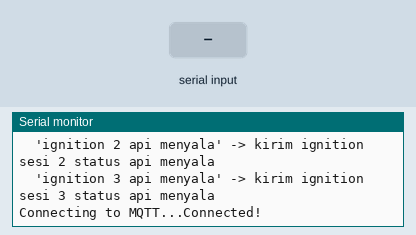
A sketch run on a simulated ESP32. Shown: the last lines printed to the serial monitor. The test bench sets the inputs (shaded band). WiFi joins after 1.5 s; servers stay silent unless stated; no MQTT or app messages arrive unless stated.

Above: at 3.7 s.
3.8 s: "set\n" received over Serial
At 4.9 s:
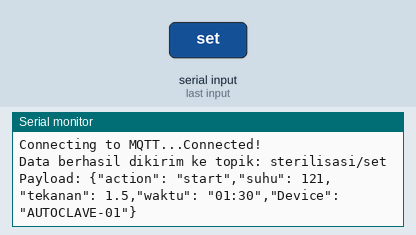
5.3 s: "countdown\n" received over Serial
At 6.0 s:
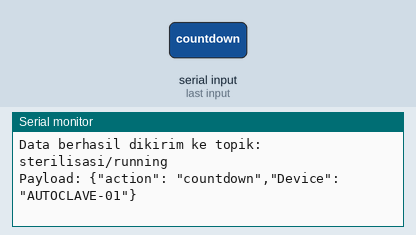
6.8 s: "running\n" received over Serial
At 7.1 s:
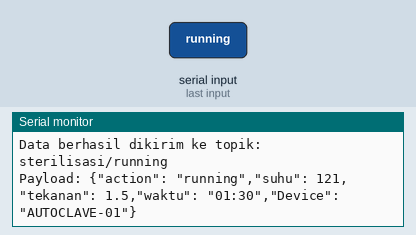
8.3 s: "finish\n" received over Serial
At 9.5 s:
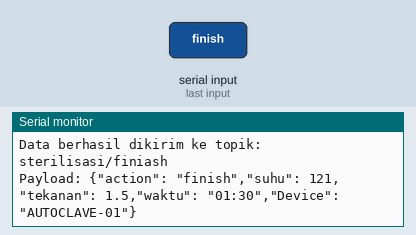
9.8 s: "ignition 1 prosesing\n" received over Serial
At 10.6 s:
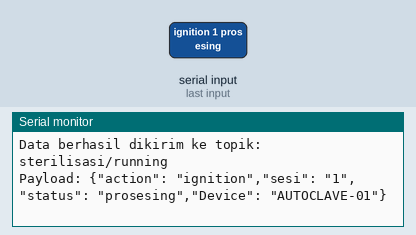

Measured:
- after the input at 3.8 s, the serial monitor: prints a new line at once (image 1)
- after the input at 5.3 s, the serial monitor: prints a new line at once (image 2)
- after the input at 6.8 s, the serial monitor: prints a new line at once (image 3)
- after the input at 8.3 s, the serial monitor: prints a new line at once (image 4)
- after the input at 9.8 s, the serial monitor: prints a new line at once (image 5)

The sketch:

MQTT.ino
```cpp
#include <WiFi.h>
#include <PubSubClient.h>

// ================= WIFI =================
const char* ssid = "Margin Atas";
const char* password = "Marginescape*";

// ================= MQTT =================
const char* mqtt_server = "broker.hivemq.com";
const int mqtt_port = 1883;
const char* mqtt_topic_1 = "sterilisasi/set";
const char* mqtt_topic_2 = "sterilisasi/running";
const char* mqtt_topic_3 = "sterilisasi/finiash";

WiFiClient espClient;
PubSubClient client(espClient);

// ================= CONNECT WIFI =================
void setup_wifi() {
  delay(1000);
  Serial.println("Connecting to WiFi...");
  WiFi.begin(ssid, password);
  while (WiFi.status() != WL_CONNECTED) {
    delay(500);
    Serial.print(".");
  }
  Serial.println("\nWiFi Connected!");
}

// ================= MQTT RECONNECT =================
void reconnect() {
  while (!client.connected()) {
    Serial.print("Connecting to MQTT...");
    if (client.connect("ESP32_Serial_Test")) {
      Serial.println("Connected!");
    } else {
      Serial.print("Failed, rc=");
      Serial.print(client.state());
      Serial.println(" coba lagi...");
      delay(2000);
    }
  }
}

// ================= FUNGSI PUBLISH IGNITION =================
void publishIgnition(String sesi, String status) {
  String data = "{";
  data += "\"action\": \"ignition\",";
  data += "\"sesi\": \"" + sesi + "\",";
  data += "\"status\": \"" + status + "\",";
  data += "\"Device\": \"AUTOCLAVE-01\"";
  data += "}";

  if (client.publish(mqtt_topic_2, data.c_str())) {
    Serial.println("Data berhasil dikirim ke topik: " + String(mqtt_topic_2));
    Serial.println("Payload: " + data);
  } else {
    Serial.println("Gagal mengirim data!");
  }
}

void setup() {
  Serial.begin(115200);
  setup_wifi();
  client.setServer(mqtt_server, mqtt_port);
  Serial.println("\nPerintah tersedia:");
  Serial.println("  'set'                    -> kirim data start ke sterilisasi/set");
  Serial.println("  'countdown'              -> kirim data countdown ke sterilisasi/running");
  Serial.println("  'running'                -> kirim data running ke sterilisasi/running");
  Serial.println("  'ignition 1 prosesing'   -> kirim ignition sesi 1 status prosesing");
  Serial.println("  'ignition 2 prosesing'   -> kirim ignition sesi 2 status prosesing");
  Serial.println("  'ignition 3 prosesing'   -> kirim ignition sesi 3 status prosesing");
  Serial.println("  'ignition 1 api menyala' -> kirim ignition sesi 1 status api menyala");
  Serial.println("  'ignition 2 api menyala' -> kirim ignition sesi 2 status api menyala");
  Serial.println("  'ignition 3 api menyala' -> kirim ignition sesi 3 status api menyala");
}

void loop() {
  if (!client.connected()) {
    reconnect();
  }
  client.loop();

  // ================= BACA SERIAL =================
  if (Serial.available()) {
    String perintah = Serial.readStringUntil('\n');
    perintah.trim();

    // ================= PERINTAH: set =================
    if (perintah == "set") {
      String data = "{";
      data += "\"action\": \"start\",";
      data += "\"suhu\": 121,";
      data += "\"tekanan\": 1.5,";
      data += "\"waktu\": \"01:30\",";
      data += "\"Device\": \"AUTOCLAVE-01\"";
      data += "}";

      if (client.publish(mqtt_topic_1, data.c_str())) {
        Serial.println("Data berhasil dikirim ke topik: " + String(mqtt_topic_1));
        Serial.println("Payload: " + data);
      } else {
        Serial.println("Gagal mengirim data!");
      }
    }

    // ================= PERINTAH: countdown =================
    else if (perintah == "countdown") {
      String data = "{";
      data += "\"action\": \"countdown\",";
      data += "\"Device\": \"AUTOCLAVE-01\"";
      data += "}";

      if (client.publish(mqtt_topic_2, data.c_str())) {
        Serial.println("Data berhasil dikirim ke topik: " + String(mqtt_topic_2));
        Serial.println("Payload: " + data);
      } else {
        Serial.println("Gagal mengirim data!");
      }
    }

    // ================= PERINTAH: running =================
    else if (perintah == "running") {
      String data = "{";
      data += "\"action\": \"running\",";
      data += "\"suhu\": 121,";
      data += "\"tekanan\": 1.5,";
      data += "\"waktu\": \"01:30\",";
      data += "\"Device\": \"AUTOCLAVE-01\"";
      data += "}";

      if (client.publish(mqtt_topic_2, data.c_str())) {
        Serial.println("Data berhasil dikirim ke topik: " + String(mqtt_topic_2));
        Serial.println("Payload: " + data);
      } else {
        Serial.println("Gagal mengirim data!");
      }
    }
    // ================= PERINTAH: finish =================
    else if (perintah == "finish") {
      String data = "{";
      data += "\"action\": \"finish\",";
      data += "\"suhu\": 121,";
      data += "\"tekanan\": 1.5,";
      data += "\"waktu\": \"01:30\",";
      data += "\"Device\": \"AUTOCLAVE-01\"";
      data += "}";

      if (client.publish(mqtt_topic_3, data.c_str())) {
        Serial.println("Data berhasil dikirim ke topik: " + String(mqtt_topic_3));
        Serial.println("Payload: " + data);
      } else {
        Serial.println("Gagal mengirim data!");
      }
    }

    // ================= PERINTAH: ignition prosesing =================
    else if (perintah == "ignition 1 prosesing") {
      publishIgnition("1", "prosesing");
    }
    else if (perintah == "ignition 2 prosesing") {
      publishIgnition("2", "prosesing");
    }
    else if (perintah == "ignition 3 prosesing") {
      publishIgnition("3", "prosesing");
    }

    // ================= PERINTAH: ignition api menyala =================
    else if (perintah == "ignition 1 api menyala") {
      publishIgnition("1", "api menyala");
    }
    else if (perintah == "ignition 2 api menyala") {
      publishIgnition("2", "api menyala");
    }
    else if (perintah == "ignition 3 api menyala") {
      publishIgnition("3", "api menyala");
    }


    // ================= PERINTAH TIDAK DIKENAL =================
    else {
      Serial.println("Perintah tidak dikenal: " + perintah);
      Serial.println("Gunakan perintah yang tersedia (lihat daftar di atas)");
    }
  }
}
```
